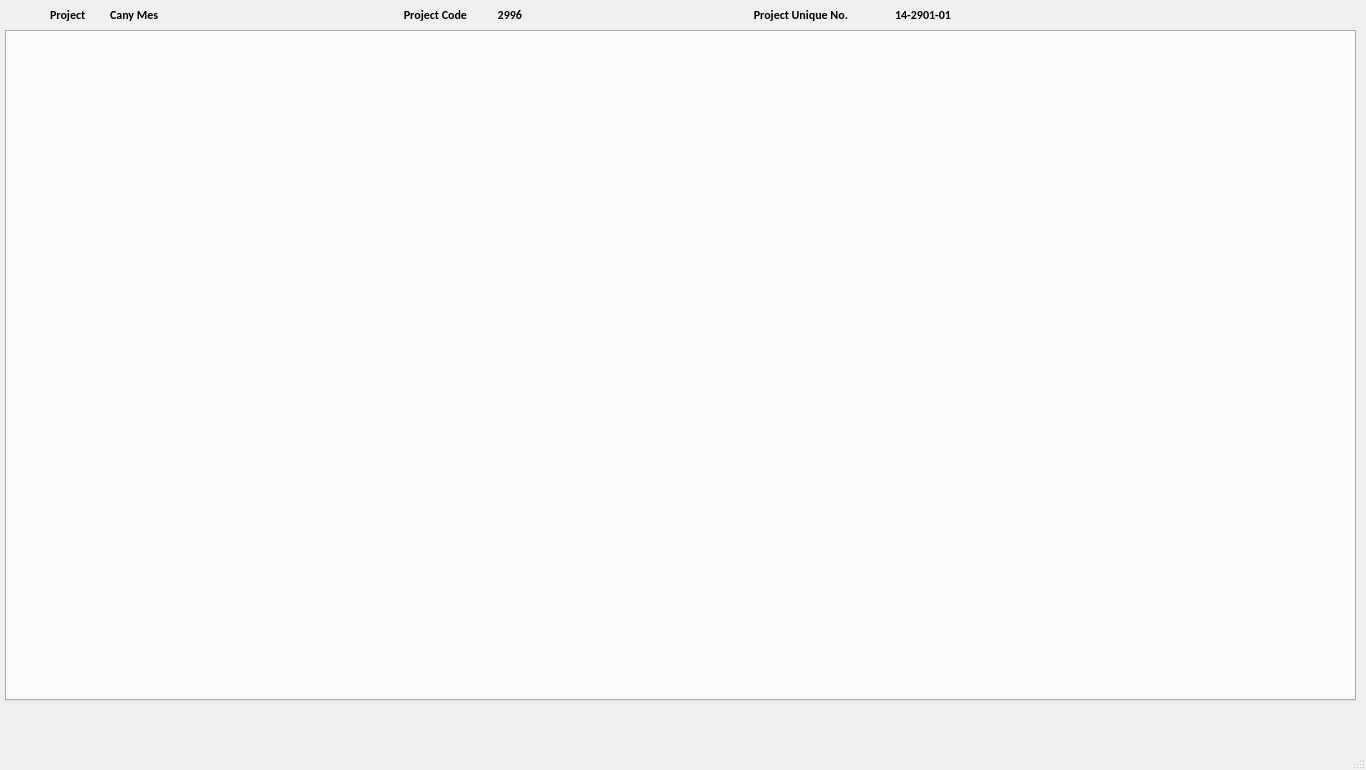
<?xml version="1.0" encoding="UTF-8"?>
<ui version="4.0">
 <class>MainWindow</class>
 <widget class="QMainWindow" name="MainWindow">
  <property name="geometry">
   <rect>
    <x>0</x>
    <y>0</y>
    <width>1366</width>
    <height>770</height>
   </rect>
  </property>
  <property name="windowTitle">
   <string>MainWindow</string>
  </property>
  <property name="styleSheet">
   <string notr="true"/>
  </property>
  <widget class="QWidget" name="centralwidget">
   <widget class="QTabWidget" name="tabWidget">
    <property name="geometry">
     <rect>
      <x>5</x>
      <y>30</y>
      <width>1351</width>
      <height>671</height>
     </rect>
    </property>
    <property name="styleSheet">
     <string notr="true"/>
    </property>
    <property name="tabPosition">
     <enum>QTabWidget::West</enum>
    </property>
    <property name="tabShape">
     <enum>QTabWidget::Rounded</enum>
    </property>
    <property name="currentIndex">
     <number>-1</number>
    </property>
    <property name="elideMode">
     <enum>Qt::ElideNone</enum>
    </property>
    <property name="documentMode">
     <bool>false</bool>
    </property>
    <property name="tabsClosable">
     <bool>false</bool>
    </property>
    <property name="movable">
     <bool>true</bool>
    </property>
    <property name="tabBarAutoHide">
     <bool>false</bool>
    </property>
   </widget>
   <widget class="QLabel" name="p_no_label">
    <property name="geometry">
     <rect>
      <x>381</x>
      <y>5</y>
      <width>86</width>
      <height>20</height>
     </rect>
    </property>
    <property name="font">
     <font>
      <family>Calibri</family>
      <weight>75</weight>
      <bold>true</bold>
     </font>
    </property>
    <property name="layoutDirection">
     <enum>Qt::RightToLeft</enum>
    </property>
    <property name="styleSheet">
     <string notr="true"/>
    </property>
    <property name="text">
     <string>Project Code</string>
    </property>
    <property name="alignment">
     <set>Qt::AlignRight|Qt::AlignTrailing|Qt::AlignVCenter</set>
    </property>
   </widget>
   <widget class="QLabel" name="project_title_label">
    <property name="geometry">
     <rect>
      <x>110</x>
      <y>5</y>
      <width>141</width>
      <height>20</height>
     </rect>
    </property>
    <property name="font">
     <font>
      <family>Calibri</family>
      <weight>75</weight>
      <bold>true</bold>
     </font>
    </property>
    <property name="styleSheet">
     <string notr="true"/>
    </property>
    <property name="text">
     <string>Cany Mes</string>
    </property>
   </widget>
   <widget class="QLabel" name="project_no_label">
    <property name="geometry">
     <rect>
      <x>471</x>
      <y>5</y>
      <width>51</width>
      <height>20</height>
     </rect>
    </property>
    <property name="font">
     <font>
      <family>Calibri</family>
      <weight>75</weight>
      <bold>true</bold>
     </font>
    </property>
    <property name="layoutDirection">
     <enum>Qt::RightToLeft</enum>
    </property>
    <property name="styleSheet">
     <string notr="true"/>
    </property>
    <property name="text">
     <string>2996</string>
    </property>
    <property name="alignment">
     <set>Qt::AlignRight|Qt::AlignTrailing|Qt::AlignVCenter</set>
    </property>
   </widget>
   <widget class="QLabel" name="project_label">
    <property name="geometry">
     <rect>
      <x>50</x>
      <y>5</y>
      <width>50</width>
      <height>20</height>
     </rect>
    </property>
    <property name="font">
     <font>
      <family>Calibri</family>
      <weight>75</weight>
      <bold>true</bold>
     </font>
    </property>
    <property name="styleSheet">
     <string notr="true"/>
    </property>
    <property name="text">
     <string>Project</string>
    </property>
   </widget>
   <widget class="QLabel" name="p_no_label_2">
    <property name="geometry">
     <rect>
      <x>730</x>
      <y>5</y>
      <width>118</width>
      <height>20</height>
     </rect>
    </property>
    <property name="font">
     <font>
      <family>Calibri</family>
      <weight>75</weight>
      <bold>true</bold>
     </font>
    </property>
    <property name="layoutDirection">
     <enum>Qt::RightToLeft</enum>
    </property>
    <property name="styleSheet">
     <string notr="true"/>
    </property>
    <property name="text">
     <string>Project Unique No.</string>
    </property>
    <property name="alignment">
     <set>Qt::AlignRight|Qt::AlignTrailing|Qt::AlignVCenter</set>
    </property>
   </widget>
   <widget class="QLabel" name="project_no_label_2">
    <property name="geometry">
     <rect>
      <x>860</x>
      <y>5</y>
      <width>91</width>
      <height>20</height>
     </rect>
    </property>
    <property name="font">
     <font>
      <family>Calibri</family>
      <weight>75</weight>
      <bold>true</bold>
     </font>
    </property>
    <property name="layoutDirection">
     <enum>Qt::RightToLeft</enum>
    </property>
    <property name="styleSheet">
     <string notr="true"/>
    </property>
    <property name="text">
     <string>14-2901-01</string>
    </property>
    <property name="alignment">
     <set>Qt::AlignRight|Qt::AlignTrailing|Qt::AlignVCenter</set>
    </property>
   </widget>
  </widget>
  <widget class="QMenuBar" name="menubar">
   <property name="geometry">
    <rect>
     <x>0</x>
     <y>0</y>
     <width>1366</width>
     <height>21</height>
    </rect>
   </property>
  </widget>
  <widget class="QStatusBar" name="statusbar"/>
 </widget>
 <resources/>
 <connections/>
</ui>
